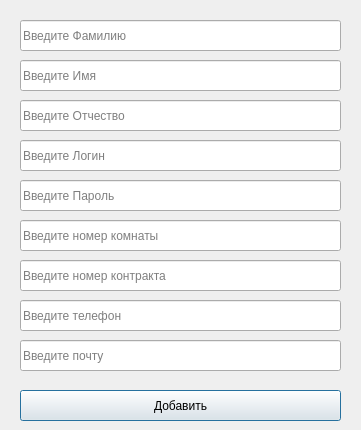
<?xml version="1.0" encoding="UTF-8"?>
<ui version="4.0">
 <class>Dialog</class>
 <widget class="QDialog" name="Dialog">
  <property name="geometry">
   <rect>
    <x>0</x>
    <y>0</y>
    <width>361</width>
    <height>430</height>
   </rect>
  </property>
  <property name="windowTitle">
   <string>Dialog</string>
  </property>
  <widget class="QLineEdit" name="ntrfirst">
   <property name="geometry">
    <rect>
     <x>20</x>
     <y>60</y>
     <width>321</width>
     <height>31</height>
    </rect>
   </property>
   <property name="placeholderText">
    <string>Введите Имя</string>
   </property>
  </widget>
  <widget class="QLineEdit" name="ntrlast">
   <property name="geometry">
    <rect>
     <x>20</x>
     <y>20</y>
     <width>321</width>
     <height>31</height>
    </rect>
   </property>
   <property name="placeholderText">
    <string>Введите Фамилию</string>
   </property>
  </widget>
  <widget class="QLineEdit" name="ntrthird">
   <property name="geometry">
    <rect>
     <x>20</x>
     <y>100</y>
     <width>321</width>
     <height>31</height>
    </rect>
   </property>
   <property name="placeholderText">
    <string>Введите Отчество</string>
   </property>
  </widget>
  <widget class="QLineEdit" name="ntrlogin">
   <property name="geometry">
    <rect>
     <x>20</x>
     <y>140</y>
     <width>321</width>
     <height>31</height>
    </rect>
   </property>
   <property name="placeholderText">
    <string>Введите Логин</string>
   </property>
  </widget>
  <widget class="QLineEdit" name="ntrpassword">
   <property name="geometry">
    <rect>
     <x>20</x>
     <y>180</y>
     <width>321</width>
     <height>31</height>
    </rect>
   </property>
   <property name="placeholderText">
    <string>Введите Пароль</string>
   </property>
  </widget>
  <widget class="QLineEdit" name="ntrroomnum">
   <property name="geometry">
    <rect>
     <x>20</x>
     <y>220</y>
     <width>321</width>
     <height>31</height>
    </rect>
   </property>
   <property name="placeholderText">
    <string>Введите номер комнаты</string>
   </property>
  </widget>
  <widget class="QLineEdit" name="ntrphone">
   <property name="geometry">
    <rect>
     <x>20</x>
     <y>300</y>
     <width>321</width>
     <height>31</height>
    </rect>
   </property>
   <property name="placeholderText">
    <string>Введите телефон</string>
   </property>
  </widget>
  <widget class="QLineEdit" name="ntrcontract">
   <property name="geometry">
    <rect>
     <x>20</x>
     <y>260</y>
     <width>321</width>
     <height>31</height>
    </rect>
   </property>
   <property name="placeholderText">
    <string>Введите номер контракта</string>
   </property>
  </widget>
  <widget class="QLineEdit" name="ntrmail">
   <property name="geometry">
    <rect>
     <x>20</x>
     <y>340</y>
     <width>321</width>
     <height>31</height>
    </rect>
   </property>
   <property name="placeholderText">
    <string>Введите почту</string>
   </property>
  </widget>
  <widget class="QPushButton" name="adduser">
   <property name="geometry">
    <rect>
     <x>20</x>
     <y>390</y>
     <width>321</width>
     <height>31</height>
    </rect>
   </property>
   <property name="text">
    <string>Добавить</string>
   </property>
  </widget>
 </widget>
 <resources/>
 <connections/>
</ui>
